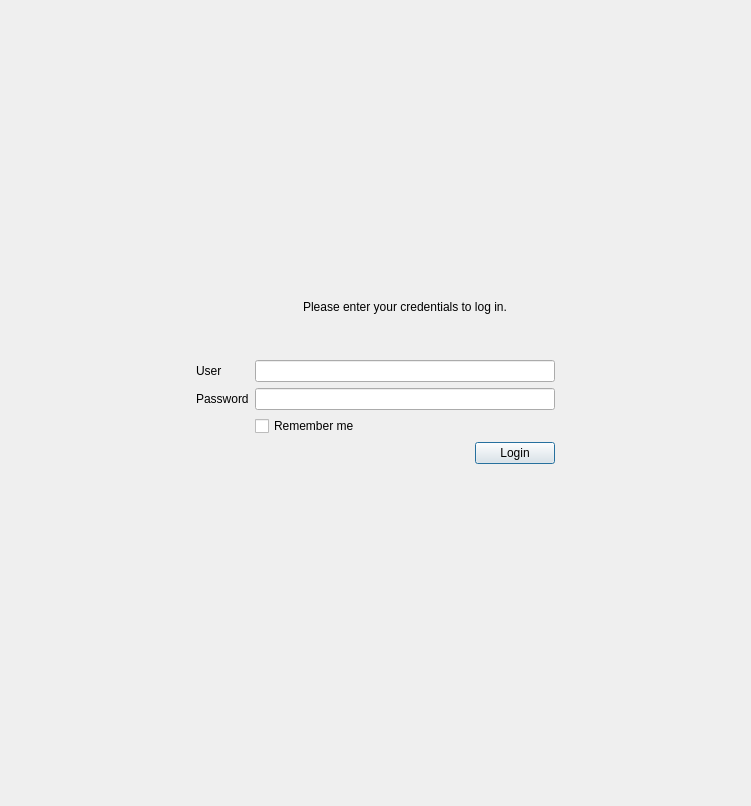
<?xml version="1.0" encoding="UTF-8"?>
<ui version="4.0">
 <class>CStandardLoginGuiComp</class>
 <widget class="QWidget" name="CStandardLoginGuiComp">
  <property name="geometry">
   <rect>
    <x>0</x>
    <y>0</y>
    <width>751</width>
    <height>806</height>
   </rect>
  </property>
  <property name="windowTitle">
   <string>Form</string>
  </property>
  <layout class="QVBoxLayout" name="verticalLayout">
   <property name="spacing">
    <number>0</number>
   </property>
   <property name="leftMargin">
    <number>0</number>
   </property>
   <property name="topMargin">
    <number>0</number>
   </property>
   <property name="rightMargin">
    <number>0</number>
   </property>
   <property name="bottomMargin">
    <number>0</number>
   </property>
   <item>
    <spacer name="verticalSpacer_31">
     <property name="orientation">
      <enum>Qt::Vertical</enum>
     </property>
     <property name="sizeHint" stdset="0">
      <size>
       <width>20</width>
       <height>140</height>
      </size>
     </property>
    </spacer>
   </item>
   <item>
    <widget class="QWidget" name="MainFrame" native="true">
     <property name="minimumSize">
      <size>
       <width>500</width>
       <height>675</height>
      </size>
     </property>
     <layout class="QVBoxLayout" name="verticalLayout_2">
      <property name="spacing">
       <number>0</number>
      </property>
      <property name="leftMargin">
       <number>0</number>
      </property>
      <property name="topMargin">
       <number>0</number>
      </property>
      <property name="rightMargin">
       <number>0</number>
      </property>
      <property name="bottomMargin">
       <number>0</number>
      </property>
      <item alignment="Qt::AlignHCenter|Qt::AlignVCenter">
       <widget class="QStackedWidget" name="StackedWidget">
        <property name="currentIndex">
         <number>0</number>
        </property>
        <widget class="QWidget" name="LoginPage">
         <layout class="QVBoxLayout" name="verticalLayout_6">
          <property name="spacing">
           <number>0</number>
          </property>
          <property name="leftMargin">
           <number>0</number>
          </property>
          <property name="topMargin">
           <number>0</number>
          </property>
          <property name="rightMargin">
           <number>0</number>
          </property>
          <property name="bottomMargin">
           <number>0</number>
          </property>
          <item>
           <widget class="QFrame" name="LoginFrame">
            <property name="frameShape">
             <enum>QFrame::NoFrame</enum>
            </property>
            <property name="frameShadow">
             <enum>QFrame::Raised</enum>
            </property>
            <layout class="QGridLayout" name="gridLayout_2">
             <item row="4" column="2">
              <widget class="QLabel" name="PasswordLabel">
               <property name="text">
                <string>Password</string>
               </property>
              </widget>
             </item>
             <item row="3" column="2">
              <widget class="QLabel" name="label">
               <property name="text">
                <string>User</string>
               </property>
              </widget>
             </item>
             <item row="4" column="3">
              <widget class="QLineEdit" name="PasswordEdit">
               <property name="echoMode">
                <enum>QLineEdit::Password</enum>
               </property>
              </widget>
             </item>
             <item row="5" column="3">
              <widget class="QCheckBox" name="RememberMe">
               <property name="text">
                <string>Remember me</string>
               </property>
              </widget>
             </item>
             <item row="6" column="3">
              <layout class="QHBoxLayout" name="horizontalLayout">
               <item>
                <widget class="QLabel" name="PasswordMessage">
                 <property name="text">
                  <string/>
                 </property>
                </widget>
               </item>
               <item>
                <spacer name="horizontalSpacer_4">
                 <property name="orientation">
                  <enum>Qt::Horizontal</enum>
                 </property>
                 <property name="sizeHint" stdset="0">
                  <size>
                   <width>40</width>
                   <height>20</height>
                  </size>
                 </property>
                </spacer>
               </item>
               <item>
                <widget class="QPushButton" name="LoginButton">
                 <property name="text">
                  <string>Login</string>
                 </property>
                 <property name="icon">
                  <iconset>
                   <normaloff>:/Icons/Unlock</normaloff>:/Icons/Unlock</iconset>
                 </property>
                 <property name="default">
                  <bool>true</bool>
                 </property>
                </widget>
               </item>
              </layout>
             </item>
             <item row="4" column="4">
              <spacer name="horizontalSpacer_3">
               <property name="orientation">
                <enum>Qt::Horizontal</enum>
               </property>
               <property name="sizeHint" stdset="0">
                <size>
                 <width>40</width>
                 <height>20</height>
                </size>
               </property>
              </spacer>
             </item>
             <item row="1" column="3">
              <widget class="QLabel" name="LoginMessage">
               <property name="text">
                <string>Please enter your credentials to log in.</string>
               </property>
               <property name="alignment">
                <set>Qt::AlignCenter</set>
               </property>
              </widget>
             </item>
             <item row="4" column="1">
              <spacer name="horizontalSpacer">
               <property name="orientation">
                <enum>Qt::Horizontal</enum>
               </property>
               <property name="sizeHint" stdset="0">
                <size>
                 <width>40</width>
                 <height>20</height>
                </size>
               </property>
              </spacer>
             </item>
             <item row="0" column="3">
              <spacer name="verticalSpacer">
               <property name="orientation">
                <enum>Qt::Vertical</enum>
               </property>
               <property name="sizeHint" stdset="0">
                <size>
                 <width>20</width>
                 <height>40</height>
                </size>
               </property>
              </spacer>
             </item>
             <item row="3" column="3">
              <widget class="QLineEdit" name="UserEdit">
               <property name="minimumSize">
                <size>
                 <width>300</width>
                 <height>0</height>
                </size>
               </property>
               <property name="focusPolicy">
                <enum>Qt::StrongFocus</enum>
               </property>
              </widget>
             </item>
             <item row="4" column="0">
              <spacer name="horizontalSpacer_9">
               <property name="orientation">
                <enum>Qt::Horizontal</enum>
               </property>
               <property name="sizeHint" stdset="0">
                <size>
                 <width>40</width>
                 <height>20</height>
                </size>
               </property>
              </spacer>
             </item>
             <item row="7" column="3">
              <spacer name="verticalSpacer_2">
               <property name="orientation">
                <enum>Qt::Vertical</enum>
               </property>
               <property name="sizeHint" stdset="0">
                <size>
                 <width>20</width>
                 <height>40</height>
                </size>
               </property>
              </spacer>
             </item>
             <item row="2" column="3">
              <spacer name="verticalSpacer_4">
               <property name="orientation">
                <enum>Qt::Vertical</enum>
               </property>
               <property name="sizeType">
                <enum>QSizePolicy::Fixed</enum>
               </property>
               <property name="sizeHint" stdset="0">
                <size>
                 <width>20</width>
                 <height>40</height>
                </size>
               </property>
              </spacer>
             </item>
             <item row="4" column="5">
              <spacer name="horizontalSpacer_10">
               <property name="orientation">
                <enum>Qt::Horizontal</enum>
               </property>
               <property name="sizeHint" stdset="0">
                <size>
                 <width>40</width>
                 <height>20</height>
                </size>
               </property>
              </spacer>
             </item>
            </layout>
           </widget>
          </item>
         </layout>
        </widget>
        <widget class="QWidget" name="SuPasswordPage">
         <property name="minimumSize">
          <size>
           <width>0</width>
           <height>0</height>
          </size>
         </property>
         <layout class="QVBoxLayout" name="verticalLayout_4">
          <property name="spacing">
           <number>0</number>
          </property>
          <property name="leftMargin">
           <number>0</number>
          </property>
          <property name="topMargin">
           <number>0</number>
          </property>
          <property name="rightMargin">
           <number>0</number>
          </property>
          <property name="bottomMargin">
           <number>0</number>
          </property>
          <item>
           <widget class="QFrame" name="PasswordFrame">
            <property name="frameShape">
             <enum>QFrame::NoFrame</enum>
            </property>
            <property name="frameShadow">
             <enum>QFrame::Raised</enum>
            </property>
            <layout class="QGridLayout" name="gridLayout_3">
             <item row="5" column="3">
              <layout class="QHBoxLayout" name="horizontalLayout_3">
               <item>
                <widget class="QLabel" name="SuPasswordMessage">
                 <property name="text">
                  <string/>
                 </property>
                </widget>
               </item>
               <item>
                <spacer name="horizontalSpacer_5">
                 <property name="orientation">
                  <enum>Qt::Horizontal</enum>
                 </property>
                 <property name="sizeHint" stdset="0">
                  <size>
                   <width>40</width>
                   <height>20</height>
                  </size>
                 </property>
                </spacer>
               </item>
               <item>
                <widget class="QPushButton" name="SetPasswordButton">
                 <property name="text">
                  <string>OK</string>
                 </property>
                 <property name="default">
                  <bool>true</bool>
                 </property>
                </widget>
               </item>
              </layout>
             </item>
             <item row="3" column="3">
              <widget class="QLineEdit" name="SuPasswordEdit">
               <property name="echoMode">
                <enum>QLineEdit::Password</enum>
               </property>
              </widget>
             </item>
             <item row="2" column="3">
              <spacer name="verticalSpacer_3">
               <property name="orientation">
                <enum>Qt::Vertical</enum>
               </property>
               <property name="sizeType">
                <enum>QSizePolicy::Fixed</enum>
               </property>
               <property name="sizeHint" stdset="0">
                <size>
                 <width>20</width>
                 <height>40</height>
                </size>
               </property>
              </spacer>
             </item>
             <item row="3" column="1">
              <spacer name="horizontalSpacer_7">
               <property name="orientation">
                <enum>Qt::Horizontal</enum>
               </property>
               <property name="sizeHint" stdset="0">
                <size>
                 <width>40</width>
                 <height>20</height>
                </size>
               </property>
              </spacer>
             </item>
             <item row="6" column="3">
              <spacer name="verticalSpacer_8">
               <property name="orientation">
                <enum>Qt::Vertical</enum>
               </property>
               <property name="sizeHint" stdset="0">
                <size>
                 <width>20</width>
                 <height>40</height>
                </size>
               </property>
              </spacer>
             </item>
             <item row="0" column="3">
              <spacer name="verticalSpacer_6">
               <property name="orientation">
                <enum>Qt::Vertical</enum>
               </property>
               <property name="sizeHint" stdset="0">
                <size>
                 <width>20</width>
                 <height>40</height>
                </size>
               </property>
              </spacer>
             </item>
             <item row="1" column="3">
              <widget class="QLabel" name="LoginMessage_2">
               <property name="text">
                <string>Please, enter the password for system administrator</string>
               </property>
               <property name="alignment">
                <set>Qt::AlignCenter</set>
               </property>
              </widget>
             </item>
             <item row="3" column="0">
              <spacer name="horizontalSpacer_11">
               <property name="orientation">
                <enum>Qt::Horizontal</enum>
               </property>
               <property name="sizeHint" stdset="0">
                <size>
                 <width>40</width>
                 <height>20</height>
                </size>
               </property>
              </spacer>
             </item>
             <item row="4" column="3">
              <widget class="QLineEdit" name="SuConfirmPasswordEdit">
               <property name="echoMode">
                <enum>QLineEdit::Password</enum>
               </property>
              </widget>
             </item>
             <item row="3" column="2">
              <widget class="QLabel" name="PasswordLabel_3">
               <property name="text">
                <string>Password</string>
               </property>
              </widget>
             </item>
             <item row="4" column="4">
              <spacer name="horizontalSpacer_8">
               <property name="orientation">
                <enum>Qt::Horizontal</enum>
               </property>
               <property name="sizeHint" stdset="0">
                <size>
                 <width>40</width>
                 <height>20</height>
                </size>
               </property>
              </spacer>
             </item>
             <item row="4" column="2">
              <widget class="QLabel" name="ConfirmPasswordLabel">
               <property name="text">
                <string>Confirm Password</string>
               </property>
              </widget>
             </item>
             <item row="4" column="5">
              <spacer name="horizontalSpacer_12">
               <property name="orientation">
                <enum>Qt::Horizontal</enum>
               </property>
               <property name="sizeHint" stdset="0">
                <size>
                 <width>40</width>
                 <height>20</height>
                </size>
               </property>
              </spacer>
             </item>
            </layout>
           </widget>
          </item>
         </layout>
        </widget>
        <widget class="QWidget" name="ConnectionPage">
         <layout class="QVBoxLayout" name="verticalLayout_3">
          <property name="spacing">
           <number>0</number>
          </property>
          <property name="leftMargin">
           <number>0</number>
          </property>
          <property name="topMargin">
           <number>0</number>
          </property>
          <property name="rightMargin">
           <number>0</number>
          </property>
          <property name="bottomMargin">
           <number>0</number>
          </property>
          <item>
           <widget class="QLabel" name="NoConnection">
            <property name="text">
             <string>No connection to the server</string>
            </property>
            <property name="alignment">
             <set>Qt::AlignCenter</set>
            </property>
           </widget>
          </item>
         </layout>
        </widget>
        <widget class="QWidget" name="LoadingPage">
         <widget class="QLabel" name="LoadingLabel">
          <property name="geometry">
           <rect>
            <x>30</x>
            <y>0</y>
            <width>501</width>
            <height>371</height>
           </rect>
          </property>
          <property name="text">
           <string/>
          </property>
          <property name="alignment">
           <set>Qt::AlignCenter</set>
          </property>
         </widget>
        </widget>
       </widget>
      </item>
     </layout>
    </widget>
   </item>
   <item>
    <spacer name="horizontalSpacer_2">
     <property name="orientation">
      <enum>Qt::Horizontal</enum>
     </property>
     <property name="sizeHint" stdset="0">
      <size>
       <width>219</width>
       <height>20</height>
      </size>
     </property>
    </spacer>
   </item>
   <item>
    <spacer name="horizontalSpacer_6">
     <property name="orientation">
      <enum>Qt::Horizontal</enum>
     </property>
     <property name="sizeHint" stdset="0">
      <size>
       <width>218</width>
       <height>20</height>
      </size>
     </property>
    </spacer>
   </item>
   <item>
    <spacer name="verticalSpacer_30">
     <property name="orientation">
      <enum>Qt::Vertical</enum>
     </property>
     <property name="sizeHint" stdset="0">
      <size>
       <width>20</width>
       <height>140</height>
      </size>
     </property>
    </spacer>
   </item>
  </layout>
 </widget>
 <tabstops>
  <tabstop>UserEdit</tabstop>
  <tabstop>PasswordEdit</tabstop>
  <tabstop>RememberMe</tabstop>
  <tabstop>LoginButton</tabstop>
  <tabstop>SuPasswordEdit</tabstop>
  <tabstop>SuConfirmPasswordEdit</tabstop>
  <tabstop>SetPasswordButton</tabstop>
 </tabstops>
 <resources/>
 <connections/>
</ui>
